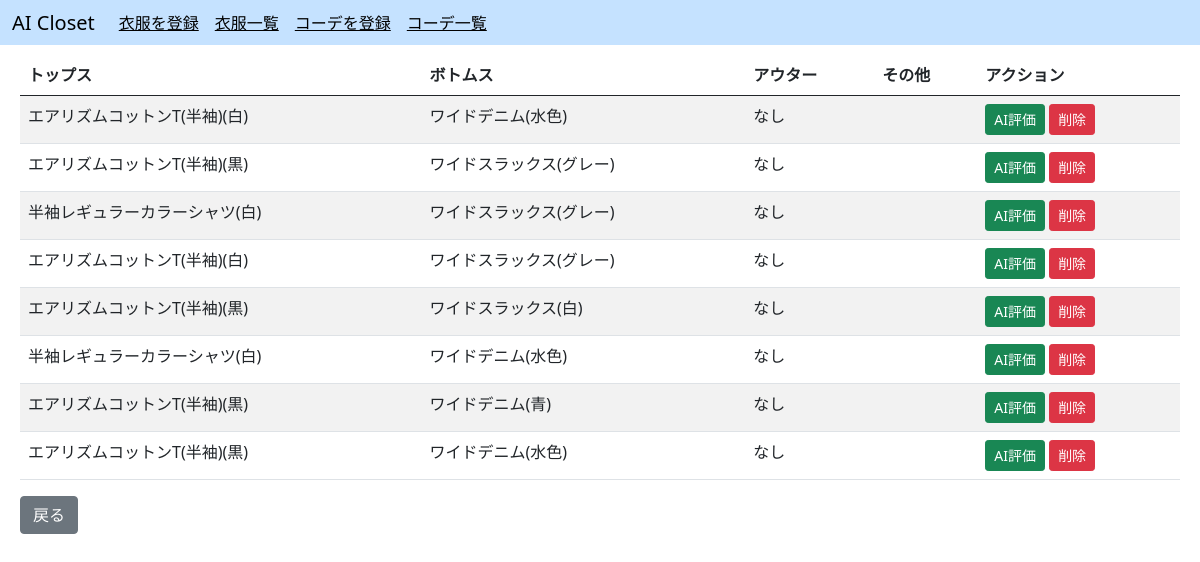
Screenshot of /closet/coordinate/list with the database file from the repository.
### closet/models.py (models this page shows, shortened)
class coordinate(models.Model):
    id=models.UUIDField(primary_key=True,default=uuid.uuid4,editable=False,verbose_name="ID")
    temperature=models.CharField(max_length=100,null=True,verbose_name="気温設定")
    tops=models.CharField(max_length=100,null=True,verbose_name="トップス")
    bottoms=models.CharField(max_length=100,null=True,verbose_name="ボトムス")
    outer=models.CharField(max_length=100,null=True,verbose_name="アウター")
    inner=models.CharField(max_length=100,null=True,verbose_name="インナー")
    accessory=models.CharField(max_length=100,null=True,verbose_name="アクセサリー")
    additional1=models.CharField(max_length=100,null=True,verbose_name="追加１")
    additional2=models.CharField(max_length=100,null=True,verbose_name="追加２")
    cleated=models.DateField(auto_now_add=True,verbose_name="作成日時")

### closet/views.py (the view)
class CoordinateListView(View):
    def get(self,request):
        coordinates=coordinate.objects.all()
        return render(request,"closet/coordinate_list.html",{"coordinates":coordinates})

### templates/closet/coordinate_list.html (shortened to what this page needs)
{% extends "closet/base.html" %}
{% block body %}
<table class="table table-striped">
  <thead>
    <tr>
      <th scope="col">トップス</th>
      <th scope="col">ボトムス</th>
      <th scope="col">アウター</th>
      <th scope="col">その他</th>
      <th scope="col">アクション</th>
    </tr>
  </thead>
  <tbody>
{% for coordinate in coordinates %}
<tr>
  {% if coordinate.tops != "なし" %}
  <td>{{coordinate.tops}}</td>
  {% endif %}
  {% if coordinate.bottoms != "なし" %}
  <td>{{coordinate.bottoms}}</td>
  {% endif %}
  {% if coordinate.outer == "なし" %}
  <td>なし</td>
  {% else %}
  <td>{{coordinate.outer}}</td>
  {% endif %}
  <td>
  </td>
  <td>
  <a href="/closet/coordinate/evaluation/{{coordinate.id}}"><button type="button" class="btn btn-success btn-sm">AI評価</button></a>
  <a href="/closet/coordinate/delete/{{coordinate.id}}"><button type="button" class="btn btn-danger btn-sm">削除</button></a>
  </td>
</tr>
  {% endfor %}
  </tbody>
  </table>
<a href="/closet"><button type="button" class="btn btn-secondary">戻る</button></a>
{% endblock %}

### rows the page displays
coordinate: tops "エアリズムコットンT(半袖)(白)", bottoms "ワイドデニム(水色)", outer "なし"
coordinate: tops "エアリズムコットンT(半袖)(黒)", bottoms "ワイドスラックス(グレー)", outer "なし"
coordinate: tops "半袖レギュラーカラーシャツ(白)", bottoms "ワイドスラックス(グレー)", outer "なし"
coordinate: tops "エアリズムコットンT(半袖)(白)", bottoms "ワイドスラックス(グレー)", outer "なし"
coordinate: tops "エアリズムコットンT(半袖)(黒)", bottoms "ワイドスラックス(白)", outer "なし"
coordinate: tops "半袖レギュラーカラーシャツ(白)", bottoms "ワイドデニム(水色)", outer "なし"
coordinate: tops "エアリズムコットンT(半袖)(黒)", bottoms "ワイドデニム(青)", outer "なし"
coordinate: tops "エアリズムコットンT(半袖)(黒)", bottoms "ワイドデニム(水色)", outer "なし"
